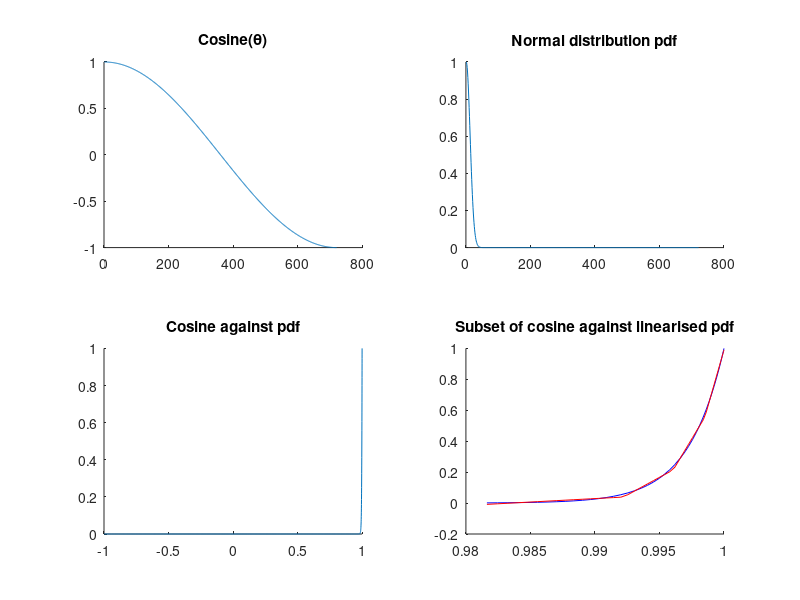

Source code (MATLAB):
close all
clear all

tic
d = 0:0.25:180;					% Interval in degrees
r = d*(pi/180);					% Convert degrees to radians
mu = 0;						% Mean of normal distribution
s = 3;						% Standard deviation in degrees
y = 1/sqrt(2*pi*s^2)*exp(-((d - mu).^2)/(2*s^2));	% Gaussian pdf
y = y*(1/max(y));					% Normalise
x = cos(r);					% Cosine of interval
e = 1e-3;

% Find interesting interval
i = 1;
while (y(i)<e)
	i = i + 1;
end
ilower = i;
i = size(y, 2);
while (y(i)<e)
	i = i - 1;
end
iupper = i;

%% Brute force optimal solution
xs = x(ilower:iupper);
ys = y(ilower:iupper);
g = zeros(size(ys));	% Allocate memory
ilen = iupper - ilower + 1;
i = [0 0 0];
e = 1e10;
c = zeros(4, 2);
for i1 = 1:ilen-3
	c(1, :) = polyfit(xs(1:i1),ys(1:i1), 1);
	g(1:i1) = c(1, 1)*xs(1:i1) + c(1, 2);
	for i2 = i1+1:ilen-2
		c(2, :) = polyfit(xs(i1+1:i2),ys(i1+1:i2), 1);
		g(i1+1:i2) = c(2, 1)*xs(i1+1:i2) + c(2, 2);
		for i3 = i2+1:ilen-1
			c(3, :) = polyfit(xs(i2+1:i3),ys(i2+1:i3), 1);
			g(i2+1:i3) = c(3, 1)*xs(i2+1:i3) + c(3, 2);
			c(4, :) = polyfit(xs(i3+1:ilen),ys(i3+1:ilen), 1);
			g(i3+1:ilen) = c(4, 1)*xs(i3+1:ilen) + c(4, 2);
			t = sum((g - ys).^2);
			if (t<e)
				yc = g;
				e = t;
				i = [i1 i2 i3];
			end
		end
	end
end
toc
cosine_cutoff = x(iupper + 1);
cosine_cutoff_12_20 = int32(cosine_cutoff * 2^20)
c_12_20 = int32(c * 2^20)

figure
subplot(2, 2, 1)
hold on
title('Cosine(\theta)')
plot(x)
hold off

subplot(2, 2, 2)
hold on
title('Normal distribution pdf')
plot(y)
hold off

subplot(2, 2, 3)
hold on
title('Cosine against pdf')
plot(x, y)
hold off

subplot(2, 2, 4)
hold on
title('Subset of cosine against linearised pdf')
plot(xs, ys, 'b-')
plot(xs, yc, 'r-')
hold off

%print('linearised_penalty_function.png', '-dpng')
